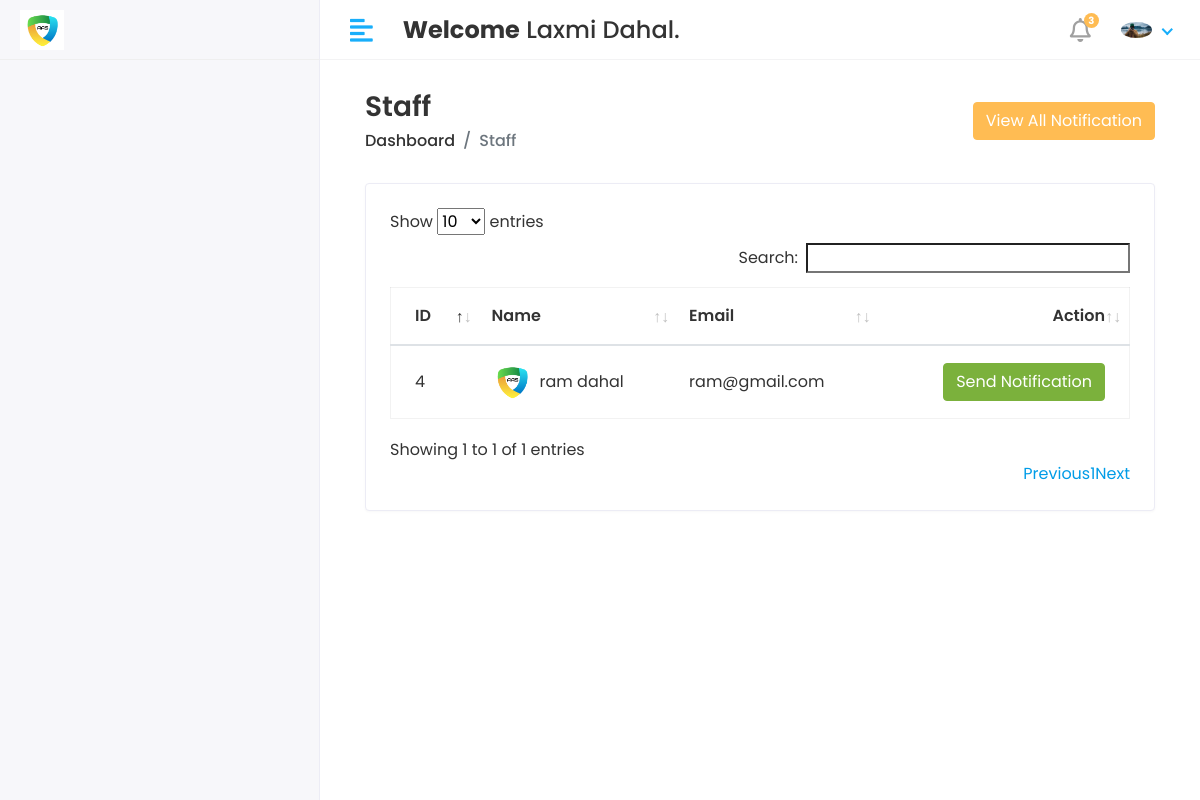
The app's page /Hod/Staff/Send_Notification (signed in) with its own data.
### app/models.py (models this page shows, shortened)
class CustomUser(AbstractUser):
    USER = (
        ('1', 'HOD'),
        ('2', 'STAFF'),
        ('3', 'STUDENT'),
    )
    user_type = models.CharField(choices=USER, max_length=50, default=1)
    profile_pic = models.ImageField(upload_to='media/profile_pic')

class Staff(models.Model):
    admin = models.OneToOneField(CustomUser, on_delete=models.CASCADE)
    address = models.TextField()
    gender = models.CharField(max_length=100)
    created_at = models.DateTimeField(auto_now_add=True)
    update_at = models.DateTimeField(auto_now=True)

### AAI/Hod_Views.py (the view)
# urls.py: path('Hod/Staff/Send_Notification', Hod_Views.STAFF_SEND_NOTIFICATION, name='staff_send_notification'),
@login_required(login_url='/')
def STAFF_SEND_NOTIFICATION(request):
    staff = Staff.objects.all()
    see_notification = Staff_Notification.objects.all().order_by('-id')[0:5]
    context = {
        'staff': staff,
        'see_notification': see_notification,
    }
    return render(request, 'Hod/staff_send_notification.html', context)

### templates/Hod/staff_send_notification.html (shortened to what this page needs)
{% extends 'base.html'%}
{% block content %}
 <div class="content container-fluid">
               <div class="page-header">
                  <div class="row align-items-center">
                     <div class="col">
                        <h3 class="page-title">Staff</h3>
                        <ul class="breadcrumb">
                           <li class="breadcrumb-item"><a href="index.html">Dashboard</a></li>
                           <li class="breadcrumb-item active">Staff</li>
                        </ul>
                     </div>
                     <div class="col-auto text-right float-right ml-auto">
                        <button type="button" class="btn btn-primary" data-toggle="modal" data-target="#exampleModalLong">
                          View All Notification
                          </button>
                     </div>
                  </div>
               </div>
               <div class="row" >
                  <div class="col-sm-12">
                     <div class="card card-table">
                        <div class="card-body">
                           <div class="table-responsive">
                              <table id="table_id" class="table table-hover table-center mb-0 ">
                                 <thead>
                                    <tr>
                                       <th>ID</th>
                                       <th>Name</th>
                                       <th>Email</th>
                                       <th class="text-right">Action</th>
                                    </tr>
                                 </thead>
                                 <tbody>
                                 {% for i in staff %}
                                    <tr>
                                       <td>{{i.id}}</td>
                                       <td>
                                          <h2 class="table-avatar">
                                             <a href="student-details.html" class="avatar avatar-sm mr-2"><img class="avatar-img rounded-circle" src="/{{i.admin.profile_pic}}" alt="User Image"></a>
                                             <a href="student-details.html">{{i.admin.first_name}}&nbsp;{{i.admin.last_name}} </a>
                                          </h2>
                                       </td>
                                       <td>{{i.admin.email}}</td>
                                       <td class="text-right">
                                          <div class="actions">
                                   <button type="button" class="btn btn-success" data-toggle="modal" data-target="#send_notification-{{forloop.counter}}">
                                Send Notification
                                 </button>
                                          </div>
                                       </td>
                                 {% endfor %}
                                 </tbody>
                              </table>
                           </div>
                        </div>
                     </div>
                  </div>
               </div>
            </div>
{% endblock %}

### templates/includes/header.html (shortened to what this page needs)
{% load static %}
<div class="header">
    <div class="header-left">
       <a href="index.html" class="logo">
       <img src="{% static 'assets/img/logo.png' %}" alt="Logo">
       </a>
    </div>
    <a href="javascript:void(0);" id="toggle_btn">
    <i class="fas fa-align-left"></i>
    </a>
    <div class="top-nav-search mt-3">
     <h4><strong>Welcome</strong>&nbsp;<span>{{user.first_name}} {{user.last_name}}</span>.</h4>
    </div>
    <ul class="nav user-menu">
       <li class="nav-item dropdown noti-dropdown">
          <a href="#" class="dropdown-toggle nav-link" data-toggle="dropdown">
          <i class="far fa-bell"></i> <span class="badge badge-pill">3</span>
          </a>
       </li>
       <li class="nav-item dropdown has-arrow">
          <a href="#" class="dropdown-toggle nav-link" data-toggle="dropdown">
             {% if user.profile_pic == "" %}
              <span class="user-img"><img class="rounded-circle" src="{% static 'assets/img/aimg.jpg' %}" width="31" ></span>
             {% else %}
          <span class="user-img"><img class="rounded-circle" src="/{{user.profile_pic}}" width="31" ></span>
          {% endif %}
          </a>
       </li>
    </ul>
 </div>

### static/assets/css/style.css (style rules this page uses)
html { height: 100%; }
body { background-color: #fff; color: #333; font-family: 'Poppins', sans-serif; font-size: 1rem; height: 100%; line-height: 1.5; overflow-x: hidden; }
h1, h2, h3, h4, h5, h6 { font-family: 'Poppins', sans-serif; margin-top: 0; }
a { color: #009ce7; }
input, button, a { transition: all 0.4s ease; -moz-transition: all 0.4s ease; -o-transition: all 0.4s ease; -ms-transition: all 0.4s ease; -webkit-transition: all 0.4s ease; }
input, input:focus, button, button:focus { outline: none; }
ul, ol { padding: 0px; list-style: none; }
.table { color: #333; max-width: 100%; margin-bottom: 0; width: 100%; }
.table.dataTable { border-collapse: collapse !important; border: 1px solid rgba(0, 0, 0, 0.05); }
table.table td h2 { display: inline-block; font-size: inherit; font-weight: 400; margin: 0; padding: 0; vertical-align: middle; }
table.table td h2.table-avatar { align-items: center; display: inline-flex; font-size: inherit; font-weight: 400; margin: 0; padding: 0; vertical-align: middle; white-space: nowrap; }
table.table td h2 a { color: #333; }
.table thead tr th { font-weight: 600; }
.table tbody tr { border-bottom: 1px solid rgba(0, 0, 0, 0.05); }
.table.table-center td, .table.table-center th { vertical-align: middle; }
.card-table .card-body .table > thead > tr > th { border-top: 0; }
.card-table .card-body .table tr td:first-child, .card-table .card-body .table tr th:first-child { padding-left: 1.5rem; }
.card-table .card-body .table tr td:last-child, .card-table .card-body .table tr th:last-child { padding-right: 1.5rem; }
.card-table .table td, .card-table .table th { border-top: 1px solid #e2e5e8; padding: 1rem 0.75rem; white-space: nowrap; }
.btn-primary { background-color: #FFBC53; border: 1px solid #FFBC53; }
.btn-success { background-color: #7bb13c; border: 1px solid #7bb13c }
.card { border: 1px solid #ececf5; box-shadow: 0 1px 3px 0 rgba(0, 0, 0, 0.03); margin-bottom: 1.875rem; }
.card-body { padding: 1.5rem; }
.avatar { position: relative; display: inline-block; width: 3rem; height: 3rem }
.avatar > img { width: 100%; height: 100%; -o-object-fit: cover; object-fit: cover; }
.avatar-sm { width: 2.5rem; height: 2.5rem; }
.header { background-color: #fff; border-bottom: 1px solid #f3f3f4; left: 0; position: fixed; right: 0; top: 0; z-index: 1001; height: 60px; }
.header .header-left { float: left; height: 60px; padding: 0 20px; position: relative; width: 320px; z-index: 1; transition: all 0.2s ease-in-out; background-color: #f7f7fa; border-bottom: 1px solid #efefef; border-right: 1px solid #ececf5; display: flex; align-items: center; }
.header .header-left .logo { display: inline-block; line-height: 60px; }
.header .header-left .logo img { max-height: 40px; width: auto; }
.header .dropdown-toggle:after { display: none; }
.header .has-arrow .dropdown-toggle:after { border-top: 0; border-left: 0; border-bottom: 2px solid #18aefa; border-right: 2px solid #18aefa; content: ''; height: 8px; display: inline-block; pointer-events: none; -webkit-transform-origin: 66% 66%; -ms-transform-origin: 66% 66%; transform-origin: 66% 66%; -webkit-transform: rotate(45deg); -ms-transform: rotate(45deg); transform: rotate(45deg); -webkit-transition: all 0.15s ease-in-out; transition: all 0.15s ease-in-out; width: 8px; vertical-align: 0px; }
.user-menu { float: right; margin: 0; position: relative; z-index: 99; padding-right: 15px; }
.user-menu.nav > li > a { color: #a0a0a0; font-size: 14px; line-height: 58px; padding: 0 15px; height: 60px; }
.user-img { margin-right: 3px; position: relative; }
.top-nav-search { float: left; margin-left: 15px; }
.page-header { margin-bottom: 1.875rem; }
.page-header .breadcrumb { background-color: transparent; color: #6c757d; font-size: 1rem; font-weight: 500; margin-bottom: 0; padding: 0; }
.page-header .breadcrumb a { color: #333; }
.page-title { font-size: 28px; font-weight: 600; color: #333; margin-bottom: 5px; }
.user-menu.nav > li > a .badge { background-color: #FFBC53; display: block; font-size: 10px; font-weight: bold; height: 15px; width: 15px; position: absolute; right: 7px; top: 13px; color: #fff; padding: 3px; }
.user-menu.nav > li > a > i { font-size: 1.5rem; line-height: 60px; }
@media (min-width: 992px) { #toggle_btn { align-items: center; color: #18aefa; display: inline-flex; float: left; font-size: 26px; height: 60px; justify-content: center; margin-left: 15px; padding: 0 15px; } }

### records on screen
CustomUser: first_name "Laxmi", last_name "Dahal", profile_pic (picture)
Staff: id "4", admin.profile_pic (picture), admin.first_name "ram", admin.last_name "dahal", admin.email "ram@gmail.com"
